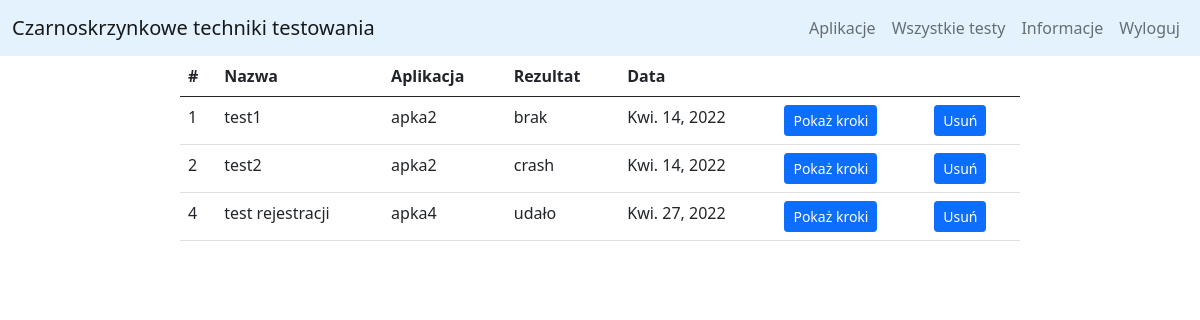
The app's page /apptesting/show_all_tests/ (signed in), older data.
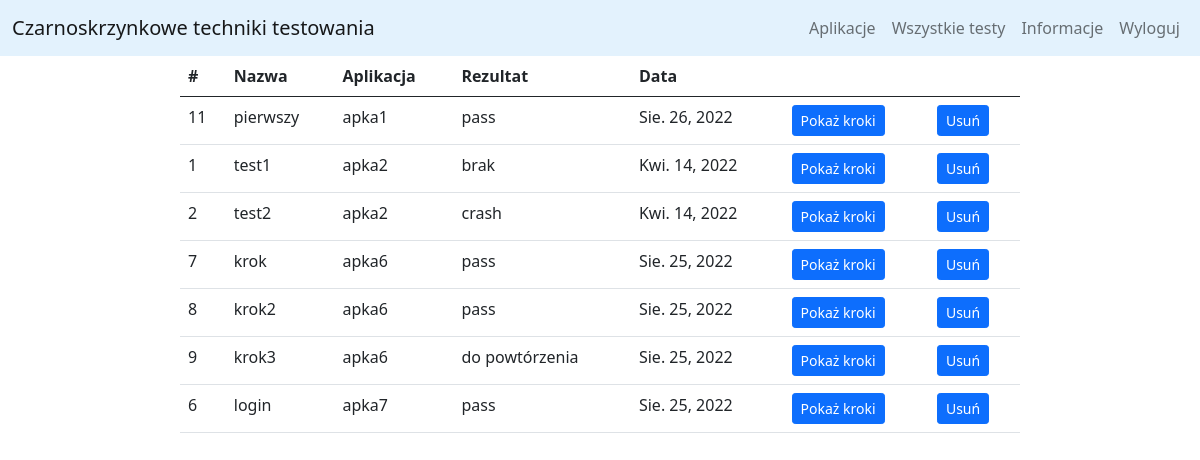
The same page, newer data.
### mysite/models.py (models this page shows)
class Application(models.Model):
    owner = models.ForeignKey(User, on_delete=models.CASCADE)
    name = models.CharField(max_length=200)

class Test(models.Model):
    app = models.ForeignKey(Application, on_delete=models.CASCADE)
    name = models.CharField(max_length=200)
    result = models.CharField(max_length=500)
    date = models.DateField(auto_now_add=True)

### mysite/views.py (the view)
# urls.py: path("show_all_tests/", views.show_all_tests, name="show_all_tests"),
def show_all_tests(request):
    if request.user.is_authenticated:
        apps = Application.objects.filter(owner=request.user)
        tests = []
        for app_ in apps:
            tests += [[app_, x] for x in Test.objects.filter(app=app_.id)]
        return render(request, template_name='mysite/all_tests.html', context={'tests': tests})
    return HttpResponseForbidden()

### mysite/templates/mysite/all_tests.html
{% extends "mysite/navbar.html" %}
{% block content %}
<div class="d-flex justify-content-center">
<table class="table table-hover" style="width: 70%;">
    <thead>
      <tr>
        <th scope="col">#</th>
        <th scope="col">Nazwa</th>
        <th scope="col">Aplikacja</th>
        <th scope="col">Rezultat</th>
        <th scope="col">Data</th>
        <th scope="col"></th>
        <th scope="col"></th>
      </tr>
    </thead>
    <tbody>
        {% for test in tests %}
         <tr>
            <td>{{test.1.id}}</td>
            <td>{{test.1.name}}</td>
            <td>{{test.0.name}}</td>
            <td>{{test.1.result}}</td>
            <td>{{test.1.date}}</td>
            <td>
              <a href="/19_lada/apptesting/apptesting/show_steps/{{test.1.id}}"><button type="button" class="btn btn-primary btn-sm">Pokaż kroki</button></a>
            </td>
            <td>
              <a href="/19_lada/apptesting/apptesting/delete_test/{{test.0.id}}/{{test.1.id}}"><button type="button" class="btn btn-primary btn-sm">Usuń</button></a>
            </td>
         </tr>
        {% endfor %}
    </tbody>
</table>
</div>
{% endblock %}

Row changes from the older to the newer data that the page shows:
no longer on this page (row unchanged): Application: test "4", name "test rejestracji", name "apka4", result "udało", date "Kwi. 27, 2022"
now on this page (row unchanged): Application: test "11", name "pierwszy", name "apka1", result "pass", date "Sie. 26, 2022"
added Application: test "7", name "krok", name "apka6", result "pass", date "Sie. 25, 2022", test "8", name "krok2", test "9", name "krok3", result "do powtórzenia"
added Application: test "6", name "login", name "apka7", result "pass", date "Sie. 25, 2022"
